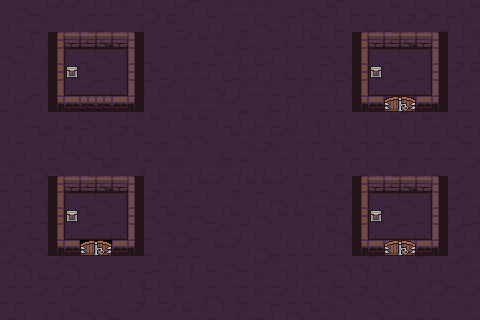

Below is a game level as drawn by its tile map, then a one-line description and the .tmx that defines it (tile-layer data replaced by summaries):
An orthogonal 30x20 tile map with 16x16 px tiles, 7 tile layers (0, 1, 2, F0, ...).

<map version="1.10" tiledversion="1.10.2" orientation="orthogonal" renderorder="right-down" width="30" height="20" tilewidth="16" tileheight="16" infinite="0" nextlayerid="10" nextobjectid="1">
 <tileset firstgid="1" source="../Tilesets/Dungeon_Tileset.tsx" />
 <layer id="1" name="0" width="30" height="20">
  <data>[600 cells, 600 non-empty, 44 distinct tile ids]</data>
 </layer>
 <layer id="2" name="1" width="30" height="20">
  <data>[600 cells, 8 non-empty, 3 distinct tile ids]</data>
 </layer>
 <layer id="3" name="2" width="30" height="20">
  <data>[600 cells, 0 non-empty, 0 distinct tile ids]</data>
 </layer>
 <layer id="5" name="F0" width="30" height="20">
  <data>[600 cells, 0 non-empty, 0 distinct tile ids]</data>
 </layer>
 <layer id="6" name="F1" width="30" height="20">
  <data>[600 cells, 0 non-empty, 0 distinct tile ids]</data>
 </layer>
 <layer id="7" name="F2" width="30" height="20">
  <data>[600 cells, 0 non-empty, 0 distinct tile ids]</data>
 </layer>
 <layer id="9" name="Collision" width="30" height="20" opacity="0.24">
  <data>[600 cells, 0 non-empty, 0 distinct tile ids]</data>
 </layer>
</map>
